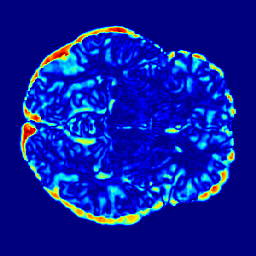
#> input picture diff_image_250.png, 256 x 256 px
$ python test_creator_dataset.py diff_image_250.png
#> lines starting #> are read from the running program, lines starting #| are printed output that depends on the picture; after the words box and inside, x2 and y2 are one past the last pixel; in counts of white or black regions, pixels touching at a corner belong together
### datasets/createDataset.py
import numpy as np
import torch
from torch.utils.data import Dataset, DataLoader
from PIL import Image, ImageOps, ImageEnhance, ImageFilter
import random
import matplotlib.pyplot as plt
import cv2
from scipy.ndimage import gaussian_filter, map_coordinates

class ImageTransformDataset(Dataset):
    """
    Dataset to create multiple distorted (elastic deformed) versions of an input image.
    """
    def __init__(self, image_path, samples=100, transform=None, size=None, shape_seg=None):
        """
        Args:
            image_path (str): Path to the input image.
            samples (int): Number of distorted samples to generate.
            transform (callable, optional): Additional transformation to apply on the tensor.
        """
#> called with image_path = 'diff_image_250.png', samples = 100, shape_seg = True
        self.size = size
        self.shape_seg = shape_seg
        self.samples = samples
        self.transform = transform
        self.image = Image.open(image_path).convert("RGB")
        #get the mean of channels to get a gray scale image
        self.image = ImageOps.grayscale(self.image)
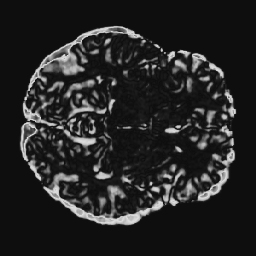
#> self.image: PIL image 256x256 L; min 14, max 221, mean 36.8
        self.distorted_images = self.generate_distorted_images()


    def apply_segmentation(self):
        # Convertir la imagen a numpy y asegurarse de que es en escala de grises
        image_np = np.array(self.image)
        if len(image_np.shape) == 3:
            image_np = cv2.cvtColor(image_np, cv2.COLOR_BGR2GRAY)

        blurred = cv2.GaussianBlur(image_np, (3, 3), 0)
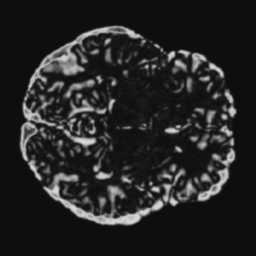
#> blurred: shape (256, 256); min 14, max 217, mean 36.8

        _, mask = cv2.threshold(blurred, 190, 255, cv2.THRESH_BINARY + cv2.THRESH_OTSU)
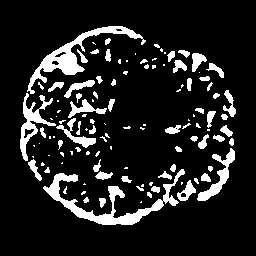
#> mask: shape (256, 256); 12.9% white; 116 white regions (58 under 20 px), largest, box (x1, y1, x2, y2) and area: (43, 169, 185, 225) 1738, (27, 26, 146, 94) 1427, (20, 93, 56, 161) 702

        kernel = np.ones((3, 3), np.uint8)
        mask = cv2.morphologyEx(mask, cv2.MORPH_OPEN, kernel, iterations=10)
#> mask: shape (256, 256); every value is 0
        mask = cv2.morphologyEx(mask, cv2.MORPH_CLOSE, kernel, iterations=10)

        contours, _ = cv2.findContours(mask, cv2.RETR_EXTERNAL, cv2.CHAIN_APPROX_SIMPLE)
#> contours = []

        if contours:
            biggest_contour = max(contours, key=cv2.contourArea)
            new_mask = np.zeros_like(mask)
            cv2.drawContours(new_mask, [biggest_contour], -1, 255, thickness=cv2.FILLED)
        else:
            new_mask = mask

        self.image = Image.fromarray(new_mask)

    def generate_distorted_images(self):

        if self.shape_seg:
            #apply the segmentation to work in shape space
            self.apply_segmentation()

        distorted_images = []
        for _ in range(self.samples):
            img = self.image.copy()
            #resize to get a squared image
            if self.size is not None:
                new_size = (self.size, self.size)
            else:
                width, height = img.size
                new_size = 2 ** int(np.log2(min(width, height) // 2))
                # print(f"Resizing image to {new_size}x{new_size}")

            img = ImageOps.fit(img, (new_size, new_size), method=0, bleed=0.0, centering=(0.5, 0.5))
            #gray scale
            img = self.apply_random_transformations(img)
            distorted_images.append(img)
#> after the loop, distorted_images = 100 items
        return distorted_images

    def elastic_deformation(self, image, alpha_range=(20, 55), sigma_range=(2, 8)):

        image_np = np.array(image)
        shape = image_np.shape[:2]
        # Take random parameters
        alpha = np.random.uniform(*alpha_range)
        sigma = np.random.uniform(*sigma_range)
        # Generate random deformation fields
        random_state = np.random.RandomState(None)
        dx = gaussian_filter((random_state.rand(*shape) * 2 - 1), sigma, mode="constant", cval=0) * alpha
        dy = gaussian_filter((random_state.rand(*shape) * 2 - 1), sigma, mode="constant", cval=0) * alpha

        x, y = np.meshgrid(np.arange(shape[1]), np.arange(shape[0]))
        indices = np.reshape(y + dy, (-1, 1)), np.reshape(x + dx, (-1, 1))

        if image_np.ndim == 3:
            deformed = np.zeros_like(image_np)
            for c in range(image_np.shape[2]):
                deformed[:, :, c] = map_coordinates(image_np[:, :, c], indices, order=1, mode='reflect').reshape(shape)
        else:
            deformed = map_coordinates(image_np, indices, order=1, mode='reflect').reshape(shape)
        # Convertir de nuevo a imagen PIL
        return Image.fromarray(deformed.astype(np.uint8))


    def apply_random_transformations(self, img):
        """
        Aplica una transformación aleatoria a la imagen.
        En este caso, se aplica la deformación elástica con una probabilidad del 50%.
        """
        if random.random() > 0.5:
            img = self.elastic_deformation(img)
        # Aquí podrías añadir más transformaciones si lo deseas.
        return img

    def __len__(self):
        return len(self.distorted_images)

    # [7 lines left out: function __getitem__, not called in this run]

class DataLoaderHandler:
    def __init__(self, image_path, samples=100, batch_size=16, size=None, shape_seg=None):
        self.image_path = image_path
        self.samples = samples
        self.batch_size = batch_size
        self.dataset = ImageTransformDataset(image_path, samples=samples, size=size, shape_seg=shape_seg)
        self.dataloader = DataLoader(self.dataset, batch_size=batch_size, shuffle=True)

    def save_dataloader(self, file_path='dataloader.pt'):
        torch.save(self.dataloader, file_path)

    # [23 lines left out: functions show_example, plot_average_image, not called in this run]

### test_creator_dataset.py
import argparse
from datasets.createDataset import DataLoaderHandler

def main(image_path, samples, batch_size):
    data_handler = DataLoaderHandler(image_path, samples=samples, batch_size=batch_size, shape_seg=True)
    # for i in range(10):
    data_handler.show_example()
    # data_handler.save_dataloader()
    # data_handler.plot_average_image()
if __name__ == "__main__":
    parser = argparse.ArgumentParser(description="Test ImageTransformDataset and DataLoaderHandler")
    parser.add_argument("image_path", type=str, help="Path to the input image")
    parser.add_argument("--samples", type=int, default=100, help="Number of distorted samples to generate")
    parser.add_argument("--batch_size", type=int, default=16, help="Batch size for DataLoader")

    args = parser.parse_args()
    main(args.image_path, args.samples, args.batch_size)
#> (the call stopped at in __init__, `self.dataloader = DataLoader(self.dataset, batch_size=batch_size, shuf..`: torch is not available in this run)
